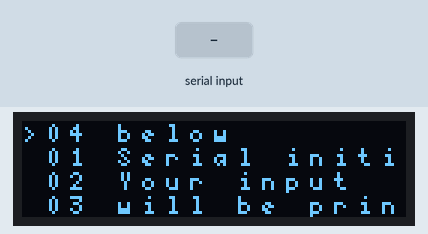
Recording of a sketch running on a simulated Arduino Uno, built with avr-gcc and run on an emulated ATmega328P. Parts: 128×32 one-colour display. The test bench sets the inputs (shaded band). What the sketch prints to the serial monitor is not drawn.

Above: at 2.2 s.
2.3 s: "1\n" received over Serial
At 3.1 s:
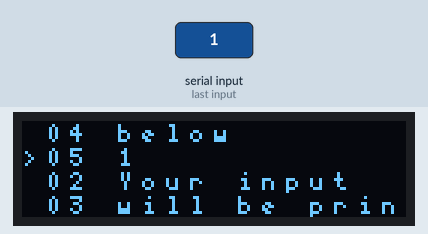
3.8 s: "0\n" received over Serial
At 4.3 s:
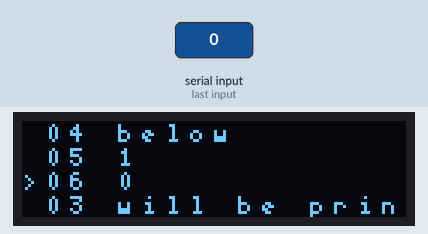
5.3 s: "2\n" received over Serial
At 6.6 s:
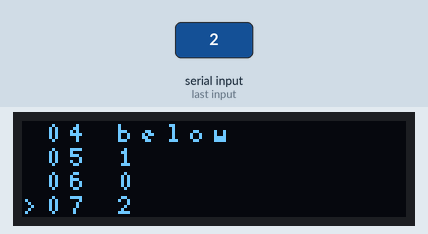
Timing chart, 0 to 8.3 s (numbered marks = the images above; inputs shaded):
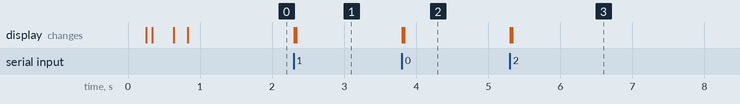

The sketch:

singleMode.ino
```cpp
#include <Wire.h>
#include "OLED.h"
#define DEBUG(message) \
  do { \
      oled.writeLine(message); \
      Serial.print("DEBUG: "); \
      Serial.println(message); \
  } while (0)


void setup(void) {
  Serial.begin(9600);              // 初始化串口通信
  delay(200);                      // 延时2秒
  Serial.print("Serial Setup");
  oled.init(); // 初始化OLED显示屏
  delay(200);                      // 延时0.2秒
  DEBUG("Serial initialized"); // 调试信息
  DEBUG("Your input");
  DEBUG("will be print");
  DEBUG("below");
  delay(200); // 延时0.2秒
}

void loop(void) {
  if (Serial.available()) {                                                     // 检查是否有可用的数据

    readSerial(); // 调用readSerial函数处理串口输入
  }
}

void readSerial() {
  String receivedData = Serial.readStringUntil('\n');
  DEBUG(receivedData.c_str());
}
```

OLED.cpp
```cpp
#include "OLED.h"

// 构造函数
OLED::OLED()
  : o(), debugCount(0), needInit(true) {
}

OLED oled; // 全局实例

// 初始化OLED显示屏
void OLED::init() {
  if (!needInit) return; // 如果不需要初始化，直接返回
  needInit = false; // 设置为不需要初始化
  o.begin();            // 初始化屏幕
  o.setFont(FONT);     // 设置字体
  o.clear();           // 清除屏幕

  // 打印第一行
  o.drawString(0, debugCount & 0x03, ">00 OLED Initialized");
  debugCount = 0; // 初始化debug计数器
}

// 在指定位置显示文本(char*类型)
void OLED::displayText(const char *text, int x, int y) {
  checkInited(); // 确保OLED已初始化
  o.drawString(x, y, text);
}

// 清除屏幕
void OLED::clear() {
  checkInited(); // 确保OLED已初始化
  o.clear();
}

// 在OLED上写入一行文本
void OLED::writeLine(const char *text) {
  checkInited(); // 确保OLED已初始化


  char buffer[32];
  // 当前逻辑行号（0~3）
  // 上一行 清除掉开头的指示器 >
  o.drawString(0, debugCount & 0x03, " ");
  debugCount = (debugCount + 1) % (MaxDebugCount + 1);

  // 清除当前行 + 写入新内容
  o.clearLine(debugCount & 0x03);
  o.setCursor(0, debugCount & 0x03); // 设置光标位置
  o.print(">");
  o.print(debugCount < 10 ? "0" : ""); // 前导零
  o.print(debugCount);
  o.print(" ");

  // 只打印前12字符
  for (uint8_t i = 0; i < 12 && text[i]; i++) {
    o.write(text[i]);
  }
}

void OLED::checkInited() {
  if (needInit) {
    init();
  }
}
```

OLED.h
```cpp
// 改为使用 U8X8 库的无完整缓冲版本
// 因为 U8G2 库的完整缓冲版本会导致占用（128x64 = 512 bit）太大了
// 这个 Arduino 的 内存只有 2KB
#ifndef OLED_H
#define OLED_H
#include <U8x8lib.h>
#include <stdint.h>
// 定义字体
// #define FONT u8x8_font_chroma48medium8_r
#define FONT u8x8_font_5x7_f
// 使用 U8X8 库的无完整缓冲版本
#define OLEDTYPE U8X8_SH1106_128X32_VISIONOX_HW_I2C

// OLED 最多显示 99 行,使用 uint8_t 类型
#define MaxDebugCount 99

class OLED {
public:
  OLED();
  U8X8_SH1106_128X32_VISIONOX_HW_I2C o;
  uint8_t debugCount : 7;
  bool needInit : 1; // 是否需要初始化

  // 初始化OLED显示屏
  void init();
  void checkInited();

  // 在指定位置显示文本
  void displayText(const char *text, int x, int y);

  void clear();

  // 在OLED上写入一行文本，会附带行号和当前行标识
  void writeLine(const char *text);
};

extern OLED oled; // 全局实例

#endif // OLED_H
```

Measured:
- after the input at 2.3 s, the display: first changes at once (image 1 shows a later state)
- after the input at 3.8 s, the display: first changes at once (image 2 shows a later state)
- after the input at 5.3 s, the display: first changes at once (image 3 shows a later state)
